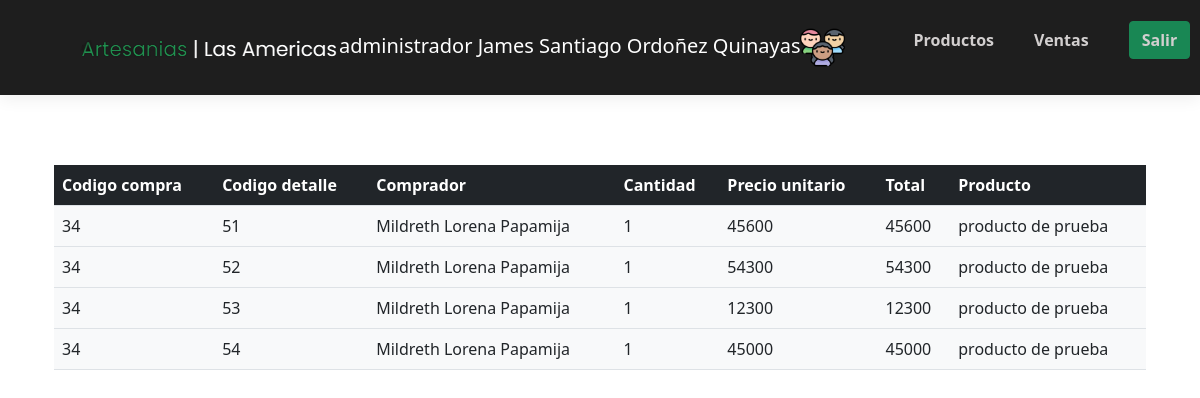
Page /artesano/detalle_compra.php?cod=34 (signed in) on the committed database.
### tables this page shows
CREATE TABLE `detalle_compra` (
  `pk_id_detalle` int(11) NOT NULL,
  `cantidad` int(11) NOT NULL,
  `precio_unitario` int(11) NOT NULL,
  `total` int(11) NOT NULL,
  `fk_pdto` int(11) NOT NULL,
  `fk_compra` int(11) NOT NULL
);

CREATE TABLE `compra` (
  `pk_codigo_compra` int(11) NOT NULL,
  `fecha_compra` date NOT NULL,
  `valor_compra` int(11) NOT NULL,
  `correo` varchar(120) NOT NULL,
  `fk_comprador` int(11) NOT NULL
);

CREATE TABLE `usuario` (
  `pk_identificacion` int(11) NOT NULL,
  `nombre_user` varchar(70) NOT NULL,
  `telefono_user` varchar(50) NOT NULL,
  `correo` varchar(50) NOT NULL,
  `tipo_usuario` enum('artesano','comprador','administrador','') NOT NULL,
  `direccion_user` varchar(50) NOT NULL,
  `password_u` varchar(60) NOT NULL
);

CREATE TABLE `producto` (
  `pk_codigo_pdto` int(11) NOT NULL,
  `nombre_pdto` varchar(50) NOT NULL,
  `desc_pdto` varchar(250) NOT NULL,
  `valor_pdto` int(11) NOT NULL,
  `stock` int(11) NOT NULL,
  `estado` enum('disponible','separado','agotado','') NOT NULL,
  `catalogo` int(11) NOT NULL,
  `proveedor` int(11) NOT NULL,
  `imagenes` varchar(250) NOT NULL
);

### artesano/detalle_compra.php (the view)
<?php
    include 'menu.php';
?>
    <div class="container">
    <div class="container"><h2 style="color:white">Detalle de la compra</h2></div><br>
    <div class="container">
        <table class="table table-hover bg-light">
        <tr class="bg-dark" style="color:white">
            <th>Codigo compra</th>
            <th>Codigo detalle</th>
            <th>Comprador</th>
            <th>Cantidad</th>
            <th>Precio unitario</th>
            <th>Total</th>
            <th>Producto</th>
        </tr>
        <?php
    try{
        $id = $_GET['cod'];
        $sql="SELECT
            dc.pk_id_detalle as codigo,
            u.nombre_user as comprador,
            dc.cantidad,
            dc.precio_unitario,
            dc.total,
            p.nombre_pdto,
            up.nombre_user as proveedor,
            c.pk_codigo_compra as codigo_compra
        FROM `detalle_compra` dc
        JOIN compra c on dc.fk_compra = c.pk_codigo_compra
        JOIN usuario u on c.fk_comprador = u.pk_identificacion
        JOIN producto p on dc.fk_pdto = p.pk_codigo_pdto
        JOIN usuario up on p.proveedor = up.pk_identificacion
        WHERE c.pk_codigo_compra = $id";
     $resultado=$conectar->prepare($sql);
     $resultado->execute(array());
     while ($consulta=$resultado->fetch(PDO::FETCH_ASSOC)){
        ?>
        <tr>
            <td><?php echo  $consulta ['codigo_compra'];?></td>
            <td><?php echo  $consulta ['codigo'];?></td>
            <td><?php echo  $consulta ['comprador'];?></td>
            <td><?php echo  $consulta ['cantidad'];?></td>
            <td><?php echo  $consulta ['precio_unitario'];?></td>
            <td><?php echo  $consulta ['total'];?></td>
            <td><?php echo  $consulta ['nombre_pdto'];?></td>
        </tr>
        <?php
     }
    }catch(Exception $e){
        die('Error al consultar productos'.$e->getMessage());
    }
    ?>
        </table>
    </div>
    </div>
</body>
</html>

### rows in the picture
detalle_compra: fk_compra.pk_codigo_compra "34", pk_id_detalle "51", usuario.nombre_user "Mildreth Lorena Papamija", cantidad "1", precio_unitario "45600", total "45600", fk_pdto.nombre_pdto "producto de prueba"
detalle_compra: fk_compra.pk_codigo_compra "34", pk_id_detalle "52", usuario.nombre_user "Mildreth Lorena Papamija", cantidad "1", precio_unitario "54300", total "54300", fk_pdto.nombre_pdto "producto de prueba"
detalle_compra: fk_compra.pk_codigo_compra "34", pk_id_detalle "53", usuario.nombre_user "Mildreth Lorena Papamija", cantidad "1", precio_unitario "12300", total "12300", fk_pdto.nombre_pdto "producto de prueba"
detalle_compra: fk_compra.pk_codigo_compra "34", pk_id_detalle "54", usuario.nombre_user "Mildreth Lorena Papamija", cantidad "1", precio_unitario "45000", total "45000", fk_pdto.nombre_pdto "producto de prueba"

### other values in the picture
$tipo_usuario "administrador"
$nombre "James Santiago Ordoñez Quinayas"
